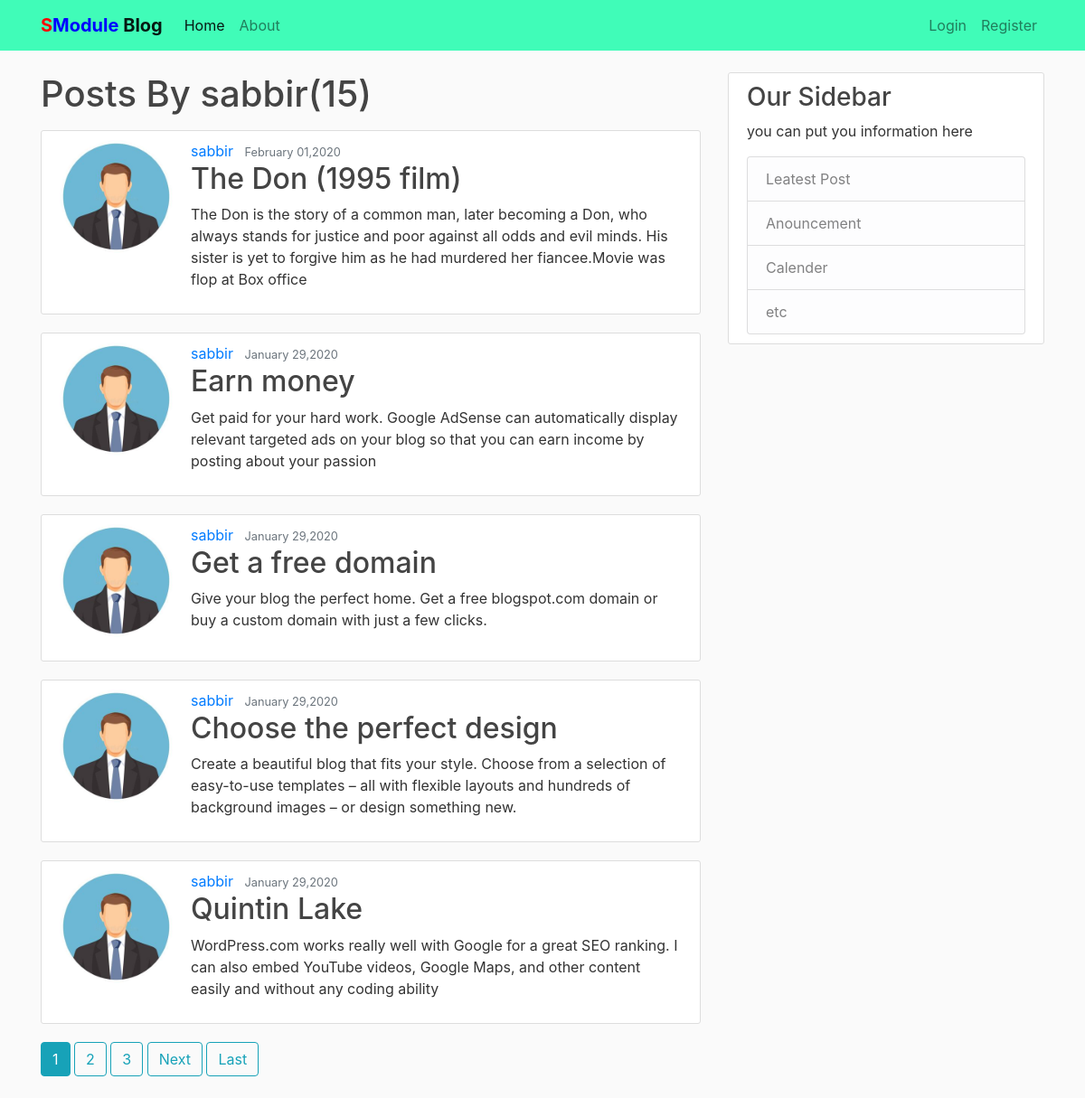
Screenshot of /user/sabbir with the database file from the repository.
### blog/models.py (models this page shows, shortened)
class Posts(models.Model):
    title = models.CharField(max_length=100)
    content = models.TextField()
    date_posted = models.DateTimeField(default=timezone.now)
    author = models.ForeignKey(User, on_delete=models.CASCADE)

### users/models.py (models this page shows, shortened)
class Profile(models.Model):
    user = models.OneToOneField(User, on_delete=models.CASCADE)
    image = models.ImageField(default='demo.jpg', upload_to='profile_pics')

### blog/views.py (the view)
class UserPostListView(ListView):
    model = Posts
    template_name = 'blog/user_post.html'
    context_object_name = 'posts'
    ordering = ['-date_posted']
    paginate_by = 5
    def get_queryset(self):
        user = get_object_or_404(User, username = self.kwargs.get('username'))
        return Posts.objects.filter(author=user).order_by('-date_posted')

### blog/templates/blog/user_post.html (shortened to what this page needs)
{% extends "blog/base.html" %}
{% block content %}
  <h1 class="mb-3">Posts By {{ view.kwargs.username }}({{ page_obj.paginator.count }})</h1>
    {% for post in posts %}
      <article class="media content-section">
        <img class="rounded-circle account-img" src="{{ post.author.profile.image.url }}" alt="">
        <div class="media-body">
          <div class="article-metadata">
            <a href="#" class="mr-2">{{ post.author }}</a>
            <small class="text-muted">{{ post.date_posted|date:"F d,Y" }}</small>
          </div>
          <h2><a class="article-title" href="{% url 'blog-detail' post.id %}">{{ post.title }}</a></h2>
          <p class="article-content">{{ post.content }}</p>
        </div>
      </article>
    {% endfor %}
    {% if is_paginated %}
      {% for num in page_obj.paginator.page_range %}
        {% if page_obj.number == num %}
          <a class="btn btn-info mb-4" href="?page={{ num }}"> {{ num }}</a>
        {% elif num > page_obj.number|add:'-3' and num < page_obj.number|add:'3' %}
          <a class="btn btn-outline-info mb-4" href="?page={{ num }}"> {{ num }}</a>
        {% endif %}
      {% endfor %}
      {% if page_obj.has_next %}
        <a class="btn btn-outline-info mb-4" href="?page={{ page_obj.next_page_number }}"> Next</a>
        <a class="btn btn-outline-info mb-4" href="?page={{ page_obj.paginator.num_pages }}"> Last</a>
      {% endif %}
    {% endif %}
{% endblock content %}

### blog/static/blog/main.css (style rules this page uses)
body { background: #fafafa; color: #333333; }
h1, h2, h3, h4, h5, h6 { color: #444444; }
.content-section { background: #ffffff; padding: 10px 20px; border: 1px solid #dddddd; border-radius: 3px; margin-bottom: 20px; }
.article-title { color: #444444; }
.account-img { height: 125px; weight: 125px; margin-right: 20px; margin-bottom: 16px; }

### rows the page displays
Posts: author.profile.image (picture), author "sabbir", date_posted "February 01,2020", title "The Don (1995 film)", content "The Don is the story of a common man, later becoming a Don, who always stands for justice and poor against all odds and evil minds. His sister is yet to forgive him as he had murdered her fiancee.Movie was flop at Box office"
Posts: author.profile.image (picture), author "sabbir", date_posted "January 29,2020", title "Earn money", content "Get paid for your hard work. Google AdSense can automatically display relevant targeted ads on your blog so that you can earn income by posting about your passion"
Posts: author.profile.image (picture), author "sabbir", date_posted "January 29,2020", title "Get a free domain", content "Give your blog the perfect home. Get a free blogspot.com domain or buy a custom domain with just a few clicks."
Posts: author.profile.image (picture), author "sabbir", date_posted "January 29,2020", title "Choose the perfect design", content "Create a beautiful blog that fits your style. Choose from a selection of easy-to-use templates – all with flexible layouts and hundreds of background images – or design something new."
Posts: author.profile.image (picture), author "sabbir", date_posted "January 29,2020", title "Quintin Lake", content "WordPress.com works really well with Google for a great SEO ranking. I can also embed YouTube videos, Google Maps, and other content easily and without any coding ability"

### other values shown
{{ view.kwargs.username }} "sabbir"
{{ page_obj.paginator.count }} "15"
{{ num }} "1"
{{ num }} "2" "3"
